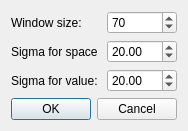
<?xml version="1.0" encoding="UTF-8"?>
<ui version="4.0">
 <class>CrossBilateralFilterDialog</class>
 <widget class="QDialog" name="CrossBilateralFilterDialog">
  <property name="geometry">
   <rect>
    <x>0</x>
    <y>0</y>
    <width>236</width>
    <height>144</height>
   </rect>
  </property>
  <property name="windowTitle">
   <string>Cross bilateral Filter</string>
  </property>
  <layout class="QGridLayout" name="gridLayout">
   <property name="sizeConstraint">
    <enum>QLayout::SetFixedSize</enum>
   </property>
   <item row="2" column="1">
    <widget class="QDoubleSpinBox" name="sigmaValueBox">
     <property name="value">
      <double>20.000000000000000</double>
     </property>
    </widget>
   </item>
   <item row="1" column="1">
    <widget class="QDoubleSpinBox" name="sigmaSpaceBox">
     <property name="value">
      <double>20.000000000000000</double>
     </property>
    </widget>
   </item>
   <item row="2" column="0">
    <widget class="QLabel" name="label_3">
     <property name="text">
      <string>Sigma for value: </string>
     </property>
    </widget>
   </item>
   <item row="3" column="0" colspan="2">
    <widget class="QDialogButtonBox" name="buttonBox">
     <property name="orientation">
      <enum>Qt::Horizontal</enum>
     </property>
     <property name="standardButtons">
      <set>QDialogButtonBox::Cancel|QDialogButtonBox::Ok</set>
     </property>
    </widget>
   </item>
   <item row="0" column="1">
    <widget class="QSpinBox" name="wsizeBox">
     <property name="value">
      <number>70</number>
     </property>
    </widget>
   </item>
   <item row="0" column="0">
    <widget class="QLabel" name="label">
     <property name="text">
      <string>Window size: </string>
     </property>
    </widget>
   </item>
   <item row="1" column="0">
    <widget class="QLabel" name="label_2">
     <property name="text">
      <string>Sigma for space</string>
     </property>
    </widget>
   </item>
  </layout>
 </widget>
 <resources/>
 <connections>
  <connection>
   <sender>buttonBox</sender>
   <signal>accepted()</signal>
   <receiver>CrossBilateralFilterDialog</receiver>
   <slot>accept()</slot>
   <hints>
    <hint type="sourcelabel">
     <x>248</x>
     <y>254</y>
    </hint>
    <hint type="destinationlabel">
     <x>157</x>
     <y>274</y>
    </hint>
   </hints>
  </connection>
  <connection>
   <sender>buttonBox</sender>
   <signal>rejected()</signal>
   <receiver>CrossBilateralFilterDialog</receiver>
   <slot>reject()</slot>
   <hints>
    <hint type="sourcelabel">
     <x>316</x>
     <y>260</y>
    </hint>
    <hint type="destinationlabel">
     <x>286</x>
     <y>274</y>
    </hint>
   </hints>
  </connection>
 </connections>
</ui>
